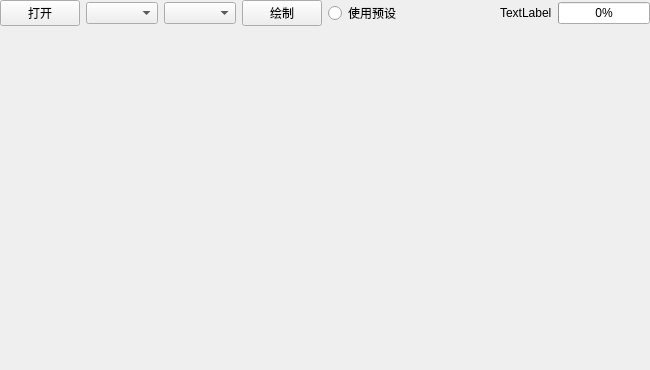
<?xml version="1.0" encoding="UTF-8"?>
<ui version="4.0">
 <class>WgComRpt</class>
 <widget class="QWidget" name="WgComRpt">
  <property name="geometry">
   <rect>
    <x>0</x>
    <y>0</y>
    <width>650</width>
    <height>370</height>
   </rect>
  </property>
  <property name="windowTitle">
   <string>Form</string>
  </property>
  <layout class="QVBoxLayout" name="verticalLayout_2">
   <property name="leftMargin">
    <number>0</number>
   </property>
   <property name="topMargin">
    <number>0</number>
   </property>
   <property name="rightMargin">
    <number>0</number>
   </property>
   <item>
    <layout class="QVBoxLayout" name="verticalLayout" stretch="1,5">
     <property name="bottomMargin">
      <number>2</number>
     </property>
     <item>
      <layout class="QHBoxLayout" name="horizontalLayout">
       <item>
        <widget class="QPushButton" name="OpenBtn">
         <property name="text">
          <string>打开</string>
         </property>
        </widget>
       </item>
       <item>
        <widget class="QComboBox" name="xAxisComboBox"/>
       </item>
       <item>
        <widget class="QComboBox" name="yAxisComboBox"/>
       </item>
       <item>
        <widget class="QPushButton" name="drawBtn">
         <property name="text">
          <string>绘制</string>
         </property>
        </widget>
       </item>
       <item>
        <widget class="QRadioButton" name="defaultRaido">
         <property name="text">
          <string>使用预设</string>
         </property>
        </widget>
       </item>
       <item>
        <spacer name="horizontalSpacer">
         <property name="orientation">
          <enum>Qt::Horizontal</enum>
         </property>
         <property name="sizeHint" stdset="0">
          <size>
           <width>40</width>
           <height>20</height>
          </size>
         </property>
        </spacer>
       </item>
       <item>
        <widget class="QLabel" name="label">
         <property name="text">
          <string>TextLabel</string>
         </property>
        </widget>
       </item>
       <item>
        <widget class="QProgressBar" name="progressBar">
         <property name="value">
          <number>0</number>
         </property>
        </widget>
       </item>
      </layout>
     </item>
     <item>
      <widget class="QStackedWidget" name="stackedWidget">
       <property name="currentIndex">
        <number>0</number>
       </property>
       <widget class="QCustomPlot" name="plot"/>
       <widget class="QWidget" name="defaultPlot">
        <layout class="QVBoxLayout" name="verticalLayout_3"/>
       </widget>
      </widget>
     </item>
    </layout>
   </item>
  </layout>
 </widget>
 <customwidgets>
  <customwidget>
   <class>QCustomPlot</class>
   <extends>QWidget</extends>
   <header>qcustomplot.h</header>
   <container>1</container>
  </customwidget>
 </customwidgets>
 <resources/>
 <connections/>
</ui>
